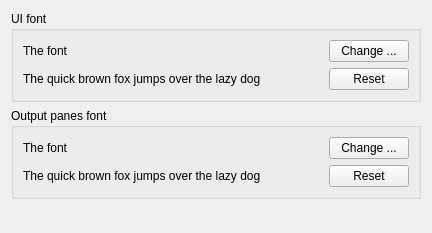
     <widget class="QWidget" name="prefs_fonts">
      <property name="geometry">
       <rect>
        <x>0</x>
        <y>0</y>
        <width>432</width>
        <height>233</height>
       </rect>
      </property>
      <attribute name="label">
       <string>Fonts</string>
      </attribute>
      <layout class="QVBoxLayout" name="verticalLayout_2">
       <item>
        <widget class="QGroupBox" name="groupBox">
         <property name="title">
          <string>UI font</string>
         </property>
         <layout class="QGridLayout" name="gridLayout_2">
          <item row="0" column="0">
           <widget class="QLabel" name="prefs_font_ui_label">
            <property name="sizePolicy">
             <sizepolicy hsizetype="Preferred" vsizetype="Preferred">
              <horstretch>1</horstretch>
              <verstretch>0</verstretch>
             </sizepolicy>
            </property>
            <property name="text">
             <string>The font</string>
            </property>
           </widget>
          </item>
          <item row="1" column="0">
           <widget class="QLabel" name="prefs_font_ui_preview">
            <property name="sizePolicy">
             <sizepolicy hsizetype="Preferred" vsizetype="Preferred">
              <horstretch>1</horstretch>
              <verstretch>0</verstretch>
             </sizepolicy>
            </property>
            <property name="text">
             <string>The quick brown fox jumps over the lazy dog</string>
            </property>
           </widget>
          </item>
          <item row="1" column="1">
           <widget class="QPushButton" name="prefs_font_ui_reset">
            <property name="text">
             <string>Reset</string>
            </property>
           </widget>
          </item>
          <item row="0" column="1">
           <widget class="QPushButton" name="prefs_font_ui_change">
            <property name="text">
             <string>Change ...</string>
            </property>
           </widget>
          </item>
         </layout>
        </widget>
       </item>
       <item>
        <widget class="QGroupBox" name="groupBox_2">
         <property name="title">
          <string>Output panes font</string>
         </property>
         <layout class="QGridLayout" name="gridLayout_3">
          <item row="0" column="0">
           <widget class="QLabel" name="prefs_font_output_label">
            <property name="sizePolicy">
             <sizepolicy hsizetype="Preferred" vsizetype="Preferred">
              <horstretch>1</horstretch>
              <verstretch>0</verstretch>
             </sizepolicy>
            </property>
            <property name="text">
             <string>The font</string>
            </property>
           </widget>
          </item>
          <item row="1" column="0">
           <widget class="QLabel" name="prefs_font_output_preview">
            <property name="sizePolicy">
             <sizepolicy hsizetype="Preferred" vsizetype="Preferred">
              <horstretch>1</horstretch>
              <verstretch>0</verstretch>
             </sizepolicy>
            </property>
            <property name="text">
             <string>The quick brown fox jumps over the lazy dog</string>
            </property>
           </widget>
          </item>
          <item row="1" column="1">
           <widget class="QPushButton" name="prefs_font_output_reset">
            <property name="text">
             <string>Reset</string>
            </property>
           </widget>
          </item>
          <item row="0" column="1">
           <widget class="QPushButton" name="prefs_font_output_change">
            <property name="text">
             <string>Change ...</string>
            </property>
           </widget>
          </item>
         </layout>
        </widget>
       </item>
       <item>
        <spacer name="verticalSpacer_2">
         <property name="orientation">
          <enum>Qt::Vertical</enum>
         </property>
         <property name="sizeHint" stdset="0">
          <size>
           <width>20</width>
           <height>40</height>
          </size>
         </property>
        </spacer>
       </item>
      </layout>
     </widget>
